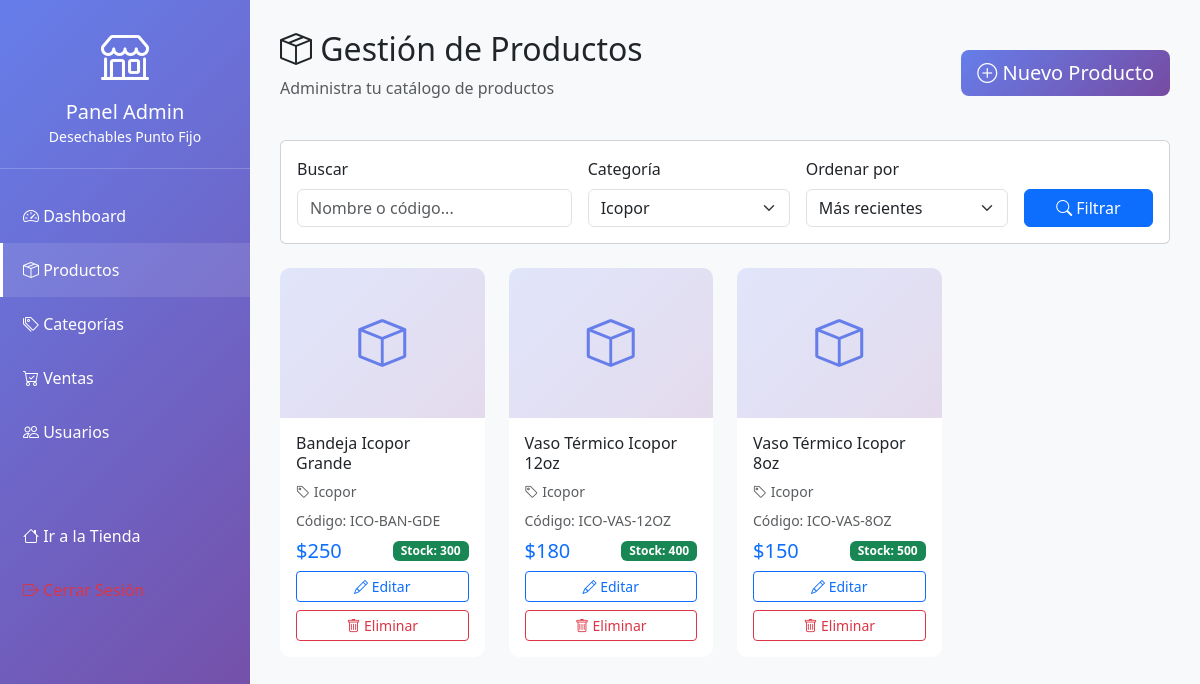
Screenshot of /admin_productos.php?categoria=1 (signed in) with the database file from the repository.
### tables this page shows
CREATE TABLE productos (
    id INT PRIMARY KEY AUTO_INCREMENT,
    categoria_id INT NOT NULL,
    nombre VARCHAR(200) NOT NULL,
    descripcion TEXT,
    precio DECIMAL(10, 2) NOT NULL,
    stock INT NOT NULL DEFAULT 0,
    imagen VARCHAR(255),
    codigo_producto VARCHAR(50) UNIQUE,
    unidad_medida ENUM('unidad', 'paquete', 'caja', 'docena') DEFAULT 'unidad',
    estado ENUM('disponible', 'agotado', 'descontinuado') DEFAULT 'disponible',
    destacado BOOLEAN DEFAULT FALSE,
    fecha_creacion TIMESTAMP DEFAULT CURRENT_TIMESTAMP,
    fecha_actualizacion TIMESTAMP DEFAULT CURRENT_TIMESTAMP ON UPDATE CURRENT_TIMESTAMP,
    FOREIGN KEY (categoria_id) REFERENCES categorias(id) ON DELETE CASCADE,
    INDEX idx_categoria (categoria_id),
    INDEX idx_nombre (nombre),
    INDEX idx_precio (precio),
    INDEX idx_destacado (destacado)
);

CREATE TABLE categorias (
    id INT PRIMARY KEY AUTO_INCREMENT,
    nombre VARCHAR(100) NOT NULL,
    descripcion TEXT,
    imagen VARCHAR(255),
    estado ENUM('activo', 'inactivo') DEFAULT 'activo',
    fecha_creacion TIMESTAMP DEFAULT CURRENT_TIMESTAMP,
    INDEX idx_nombre (nombre)
);

### admin_productos.php (the view, shortened to what this page needs)
<?php
$db = getDB();
$busqueda = $_GET['buscar'] ?? '';
$categoria_filtro = $_GET['categoria'] ?? '';
$orden = $_GET['orden'] ?? 'id DESC';
$sql = "SELECT p.*, c.nombre as categoria_nombre FROM productos p
        LEFT JOIN categorias c ON p.categoria_id = c.id WHERE 1=1";
if (!empty($categoria_filtro)) {
    $sql .= " AND p.categoria_id = " . (int)$categoria_filtro;
}
$sql .= " ORDER BY " . $db->real_escape_string($orden);
$result = $db->query($sql);
$productos = $result->fetch_all(MYSQLI_ASSOC);
$categorias = $db->query("SELECT * FROM categorias WHERE estado = 'activo' ORDER BY nombre")->fetch_all(MYSQLI_ASSOC);
?>
<!DOCTYPE html>
<html lang="es">
<head>
    <link href="https://cdn.jsdelivr.net/npm/bootstrap@5.3.0/dist/css/bootstrap.min.css" rel="stylesheet">
    <link rel="stylesheet" href="https://cdn.jsdelivr.net/npm/bootstrap-icons@1.11.0/font/bootstrap-icons.css">
</head>
<body>
    <div class="sidebar">
        <div class="sidebar-header">
            <i class="bi bi-shop" style="font-size: 3rem;"></i>
            <h5 class="mt-2 mb-0">Panel Admin</h5>
            <small>Desechables Punto Fijo</small>
        </div>
        <ul class="sidebar-menu">
            <li><a href="admin.php"><i class="bi bi-speedometer2"></i> Dashboard</a></li>
            <li><a href="admin_productos.php" class="active"><i class="bi bi-box-seam"></i> Productos</a></li>
            <li><a href="admin_categorias.php"><i class="bi bi-tags"></i> Categorías</a></li>
            <li><a href="admin_ventas.php"><i class="bi bi-cart-check"></i> Ventas</a></li>
            <li><a href="admin_usuarios.php"><i class="bi bi-people"></i> Usuarios</a></li>
            <li style="margin-top: 50px;"><a href="index.php"><i class="bi bi-house"></i> Ir a la Tienda</a></li>
            <li><a href="logout.php" class="text-danger"><i class="bi bi-box-arrow-right"></i> Cerrar Sesión</a></li>
        </ul>
    </div>
    <div class="main-content">
        <div class="d-flex justify-content-between align-items-center mb-4">
            <div>
                <h2><i class="bi bi-box-seam"></i> Gestión de Productos</h2>
                <p class="text-muted">Administra tu catálogo de productos</p>
            </div>
            <button class="btn btn-gradient btn-lg" data-bs-toggle="modal" data-bs-target="#modalNuevoProducto">
                <i class="bi bi-plus-circle"></i> Nuevo Producto
            </button>
        </div>
        <div class="card mb-4">
            <div class="card-body">
                <form method="GET" class="row g-3">
                    <div class="col-md-4">
                        <label class="form-label">Buscar</label>
                        <input type="text" name="buscar" class="form-control" placeholder="Nombre o código..." value="<?php echo htmlspecialchars($busqueda); ?>">
                    </div>
                    <div class="col-md-3">
                        <label class="form-label">Categoría</label>
                        <select name="categoria" class="form-select">
                            <?php foreach ($categorias as $cat): ?>
                            <option value="<?php echo $cat['id']; ?>" <?php echo $categoria_filtro == $cat['id'] ? 'selected' : ''; ?>>
                                <?php echo htmlspecialchars($cat['nombre']); ?>
                            </option>
                            <?php endforeach; ?>
                        </select>
                    </div>
                    <div class="col-md-3">
                        <label class="form-label">Ordenar por</label>
                        <select name="orden" class="form-select">
                            <option value="id DESC">Más recientes</option>
                        </select>
                    </div>
                    <div class="col-md-2">
                        <label class="form-label">&nbsp;</label>
                        <button type="submit" class="btn btn-primary w-100">
                            <i class="bi bi-search"></i> Filtrar
                        </button>
                    </div>
                </form>
            </div>
        </div>
        <div class="row g-4">
            <?php foreach ($productos as $producto): ?>
            <div class="col-md-4 col-lg-3">
                <div class="card card-producto h-100">
                    <div class="producto-imagen">
                        <i class="bi bi-box"></i>
                    </div>
                    <div class="card-body">
                        <h6 class="card-title"><?php echo htmlspecialchars($producto['nombre']); ?></h6>
                        <p class="text-muted small mb-2">
                            <i class="bi bi-tag"></i> <?php echo htmlspecialchars($producto['categoria_nombre']); ?>
                        </p>
                        <p class="text-muted small mb-2">
                            Código: <?php echo htmlspecialchars($producto['codigo_producto']); ?>
                        </p>
                        <div class="d-flex justify-content-between align-items-center mb-2">
                            <span class="h5 mb-0 text-primary">$<?php echo number_format($producto['precio'], 0); ?></span>
                            <span class="badge bg-<?php echo $producto['stock'] > 50 ? 'success' : ($producto['stock'] > 20 ? 'warning' : 'danger'); ?>">
                                Stock: <?php echo $producto['stock']; ?>
                            </span>
                        </div>
                        <div class="d-grid gap-2">
                            <button class="btn btn-sm btn-outline-primary" onclick="editarProducto(<?php echo htmlspecialchars(json_encode($producto)); ?>)">
                                <i class="bi bi-pencil"></i> Editar
                            </button>
                            <button class="btn btn-sm btn-outline-danger" onclick="eliminarProducto(<?php echo $producto['id']; ?>, '<?php echo htmlspecialchars($producto['nombre']); ?>')">
                                <i class="bi bi-trash"></i> Eliminar
                            </button>
                        </div>
                    </div>
                </div>
            </div>
            <?php endforeach; ?>
        </div>
    </div>
</body>
</html>

### admin_productos.php (style rules this page uses)
:root { --sidebar-width: 250px; }
.sidebar { position: fixed; top: 0; left: 0; height: 100vh; width: var(--sidebar-width); background: linear-gradient(135deg, #667eea 0%, #764ba2 100%); color: white; overflow-y: auto; z-index: 1000; }
.sidebar-header { padding: 20px; text-align: center; border-bottom: 1px solid rgba(255,255,255,0.2); }
.sidebar-menu { list-style: none; padding: 0; margin: 20px 0; }
.sidebar-menu a { display: block; padding: 15px 20px; color: white; text-decoration: none; transition: all 0.3s; border-left: 3px solid transparent; }
.sidebar-menu a:hover, .sidebar-menu a.active { background: rgba(255,255,255,0.1); border-left-color: white; }
.main-content { margin-left: var(--sidebar-width); padding: 30px; background: #f8f9fa; min-height: 100vh; }
.card-producto { transition: transform 0.3s, box-shadow 0.3s; border: none; border-radius: 10px; }
.producto-imagen { height: 150px; background: linear-gradient(135deg, #667eea33 0%, #764ba233 100%); display: flex; align-items: center; justify-content: center; font-size: 3rem; color: #667eea; border-radius: 10px 10px 0 0; }
.btn-gradient { background: linear-gradient(135deg, #667eea 0%, #764ba2 100%); color: white; border: none; }

### rows the page displays
productos: nombre "Bandeja Icopor Grande", categoria.nombre "Icopor", codigo_producto "ICO-BAN-GDE", precio "250", stock "300"
productos: nombre "Vaso Térmico Icopor 12oz", categoria.nombre "Icopor", codigo_producto "ICO-VAS-12OZ", precio "180", stock "400"
productos: nombre "Vaso Térmico Icopor 8oz", categoria.nombre "Icopor", codigo_producto "ICO-VAS-8OZ", precio "150", stock "500"

### other values shown
form field categoria "Icopor"
